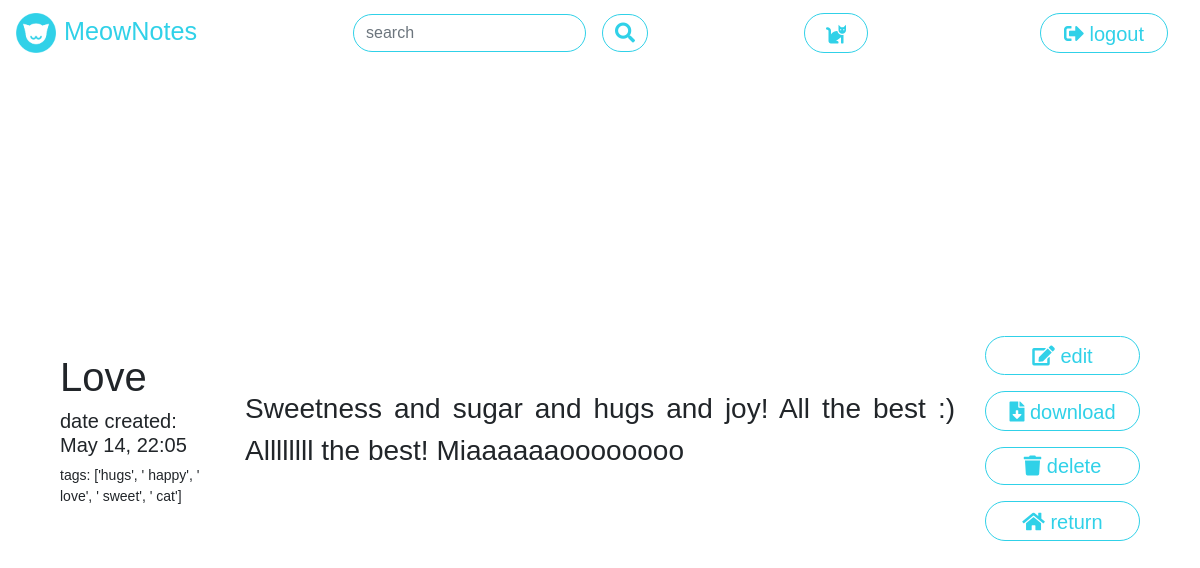
Page /view?id=1 (signed in) on the earlier database version.
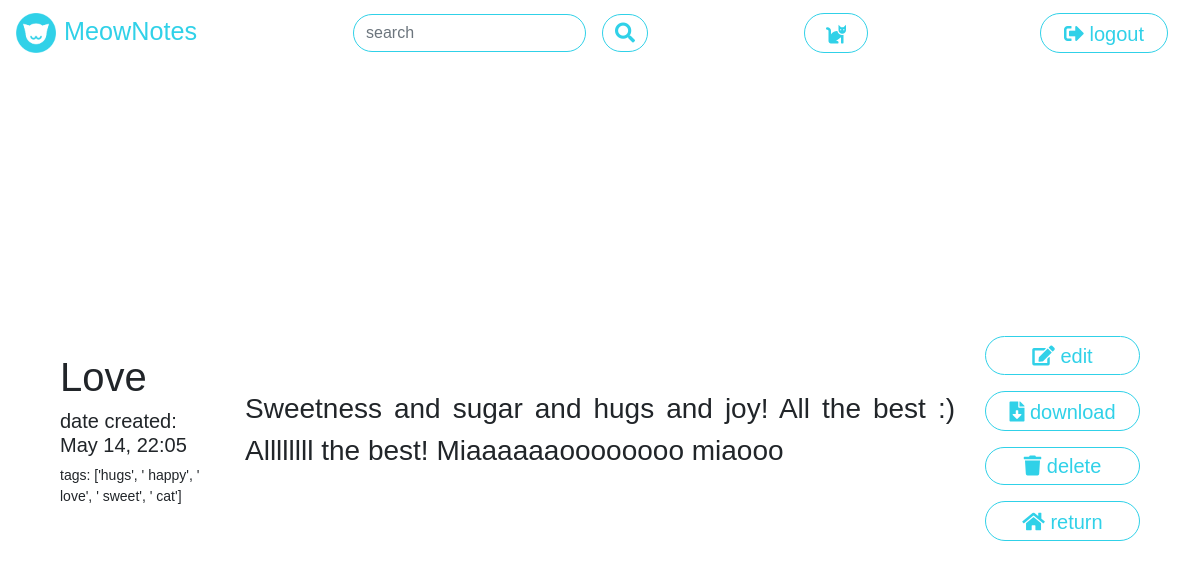
Same page on the later database version.
### tables this page shows
CREATE TABLE "notes" (
 "id" INTEGER UNIQUE,
 "uid" INTEGER NOT NULL,
 "date_created" TEXT NOT NULL,
 "title" TEXT NOT NULL,
 "tags" TEXT,
 "content" BLOB NOT NULL,
 PRIMARY KEY("id")
);

### meownotes/pawprint.py (the view)
@bp.route("/view")
def view():
    if g.uid:
        uid = g.uid
        if request.args.get("id"):
            session["last_note_id"] = request.args.get("id")
        requested_note_id = session.get("last_note_id")
        db_note_results = get_note_by_id(uid, requested_note_id)
        note_data = process_note_results(db_note_results)
        return render_template("view.html", menu_item="logout", data=note_data[0])
    return redirect("/")

### meownotes/dbquery.py (called while the page is built)
def get_db():
    if DEBUG:
        print(">>> INFO: MeowNotes database configured is: %s" % current_app.config["DATABASE"])
    if "db" not in g:
        g.db = sqlite3.connect(
            current_app.config["DATABASE"],
            detect_types=sqlite3.PARSE_DECLTYPES
        )
        g.db.row_factory = sqlite3.Row
    return g.db

def execute_select(query):
    db = get_db()
    result = db.execute(query).fetchall()
    if DEBUG:
        print(result)
    return result

def get_user_by_name(username):
    query_input_items = [{"val": username, "cols": ["username"], "type": "exact", "condition": True}]
    query = prepare_query("GET_CONDITIONAL", "users", query_input_items)
    results = execute_select(query)
    return results

def get_id_by_user(username):
    db_res = get_user_by_name(username)
    db_user = parse_user(db_res[0])
    uid = db_user["uid"]
    return uid

def get_note_by_id(uid, note_id):
    query_input_items = [{"val": uid, "cols": ["uid"], "type": "exact", "condition": True},
        {"val": note_id, "cols": ["id"], "type": "exact", "condition": True}]
    query = prepare_query("GET_CONDITIONAL", "notes", query_input_items)
    results = execute_select(query)
    return results

def parse_user(db_result):
    result = {
        "uid": db_result[0],
        "username": db_result[1],
        "password": db_result[2]
    }
    return result

def parse_note(db_note):
    real_date = dateutil.parser.parse(db_note[2])
    result = {
        "note_id": db_note[0],
        "uid": db_note[1],
        "date_created": db_note[2],
        "ui_date": real_date.strftime('%b %d, %H:%m'),
        "title": db_note[3],
        "tags": db_note[4].split(","),
        "content": db_note[5],
    }
    return result

def process_note_results(db_notes):
    parsed_notes = []
    for db_note in db_notes:
        parsed_notes.append(parse_note(db_note))
    parsed_notes.sort(key=operator.itemgetter('date_created'))
    return parsed_notes

### meownotes/pawprint.py (called while the page is built)
@bp.before_app_request
def check_user_logged_in():
    if session.get("username") is not None:
        g.username = session.get("username")
        g.uid = get_id_by_user(session.get("username"))
    else:
        g.uid = None

### meownotes/utils.py (called while the page is built)
def format_value_for_db(value, cols, paramtype):
    if type(value) == int or "id" in cols:
        result = str(value)
    elif paramtype == "contains":
        result = "'%" + value + "%'"
    else:
        result = "'" + value + "'"
    return result

### meownotes/templates/view.html (shortened to what this page needs)
<!DOCTYPE html>
<html lang="en" dir="ltr">
{% extends "meownotes.html" %}
  {% block head %}
  {{ super() }}
  {% endblock %}
  {% block content %}
  <div class="content main">
    <div class="row h-100">
      <div class="col my-auto">
        <div class="note-metadata">
          <h1>{{ data['title'] }}</h1>
          <h5>date created: {{ data['ui_date'] }}</h5>
          <p>tags: {{ data['tags'] }}</p>
        </div>
      </div>
      <div class="col-8 my-auto text-center">
        <div class="note-content">
          <p>{{ data['content'] }}</p>
        </div>
      </div>
      <div class="col-2 my-auto">
        <div class="view-controls">
          <div class="meownotes-button meownotes-link my-auto mb-1 meownotes-go-accent">
            <span class="align-middle">
              <a data-toggle="modal" data-target="#edit"><i class="fas fa-edit"></i> edit</a>
            </span>
          </div>
          <div class="meownotes-button meownotes-link my-auto mb-1">
            <span class="align-middle">
              <a href="{{ url_for('pawprint.download', id=data['note_id']) }}"><i class="fas fa-file-download"></i> download</a>
            </span>
          </div>
          <form method="POST" action="{{ url_for('pawprint.delete') }}" class="mb-1">
            <button class="meownotes-button meownotes-link btn btn-med btn-primary btn-block meownotes-bg-warning"
              type="submit"><i class="fas fa-trash"></i> delete</button>
          </form>
          <div class="meownotes-button meownotes-link my-auto">
            <span class="align-middle">
              <a href="{{ url_for('pawprint.dashboard') }}"><i class="fas fa-home"></i> return</a>
            </span>
          </div>
        </div>
      </div>
    </div>
  </div>
  {% endblock %}

### meownotes/templates/meownotes.html (shortened to what this page needs)
<!DOCTYPE html>
<html lang="en" dir="ltr">
<head>
    {% block head %}
    <link rel="stylesheet" href="{{ url_for('static', filename='css/fonts.css') }}">
    <link rel="stylesheet" href="{{ url_for('static', filename='css/bootstrap-4.3.1/bootstrap.min.css') }}">
    <link rel="stylesheet" href="{{ url_for('static', filename='css/main.css') }}">
    <link rel="stylesheet" href="https://use.fontawesome.com/releases/v5.8.1/css/all.css"
>
    {% endblock %}
</head>
<body>
    <nav class="navbar navbar-dark bg-dark">
        <a class="navbar-brand app-title" href="{{ url_for('pawprint.dashboard') }}"><img
                src="{{ url_for('static', filename='img/logo.png') }}"
                style="max-width:40px;margin-right:0.5rem;">MeowNotes</a>
        {% if menu_item == 'logout' %}
        <form method="POST" action="{{ url_for('pawprint.search') }}">
            <div class="input-group">
                <input type="text" id="search" name="search" class="form-control mr-1 meownotes-input"
                    placeholder="search" required="">
                <span class="input-group-btn">
                    <button class="meownotes-button btn btn-med btn-primary btn-block" type="submit" data-toggle="tooltip" title="search for a note"><i class="fas fa-search"></i>
                    </button>
                </span>
            </div>
        </form>
        {% endif %}
        <div class="meownotes-button meownotes-link"
            style="width:4rem;line-height:1.2;margin-left:1rem;margin-right:1rem;">
            <span class="align-middle">
                <a href="{{ url_for('pawprint.cat') }}" data-toggle="tooltip" title="view a cat!"><i class="fas fa-cat"></i></a>
            </span>
        </div>
        <div class="meownotes-button meownotes-link"
            style="width:8rem;line-height:1.2;margin-left:1rem;margin-right:1rem;">
            <span class="align-middle">
                {% if menu_item == 'logout' %}
                <a href="{{ url_for('pawprint.logout') }}"><i class="fas fa-sign-out-alt"></i> {{menu_item}}</a>
                {% else %}
                <a href="{{ url_for('pawprint.landing') }}"><i class="fas fa-sign-in-alt"></i> {{menu_item}}</a>
                {% endif %}
            </span>
        </div>
    </nav>
    {% block content %}
    {% endblock %}
</body>
</html>

### meownotes/static/css/main.css (style rules this page uses)
body { font-family: "Montserrat", sans-serif; font-size: 14px; }
a { text-decoration: none !important; }
h1 { font-weight: 500; }
:root { --meownotes-blue: #30D1E8; --meownotes-light: #FFFFFF; --meownotes-yellow: #FFB20F; --meownotes-red: #EA526F; }
.mb-1 { margin-bottom: 1rem !important; }
.mr-1 { margin-right: 1rem !important; }
.navbar.navbar-dark.bg-dark, .navbar .navbar-brand { background-color: var(--meownotes-light) !important; color: var(--meownotes-blue) !important; }
.app-title { font-weight: 300; font-size: 180%; }
.meownotes-input { border-radius: 25px !important; border: 1px solid var(--meownotes-blue); line-height: 1.2; }
.meownotes-button { line-height: 1.2; font-size: 1.25rem; text-align: center; padding: .375rem .75rem; border-radius: 25px !important; background-color: var(--meownotes-light); color: var(--meownotes-blue); border: 1px solid var(--meownotes-blue); }
.meownotes-link { padding: .375rem .75rem; width: 100%; margin: auto; display: inline-table; }
.meownotes-link>span, .meownotes-link>span>a { color: var(--meownotes-blue); }
.main { padding: 60px; height: calc(100vh - 56px); }
.note-content { font-size: 200%; text-align: justify; font-weight: 300; }

Differences in the rows shown:
changed notes "Love": content "Sweetness and sugar and hugs and joy! All the best :) Allllllll the best! Miaaaaaaoooooooo" → "Sweetness and sugar and hugs and joy! All the best :) Allllllll the best! Miaaaaaaoooooooo miaooo"
